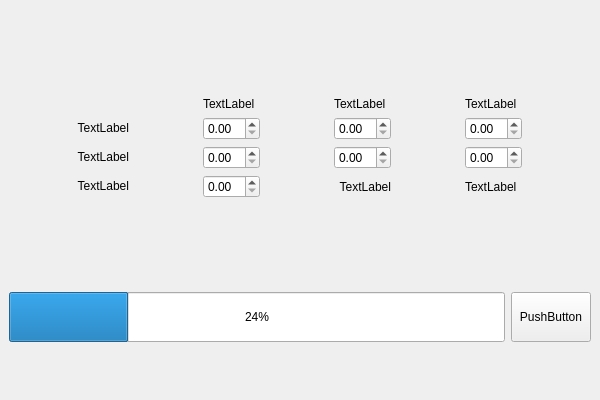
<?xml version="1.0" encoding="UTF-8"?>
<ui version="4.0">
 <class>MainWindow</class>
 <widget class="QMainWindow" name="MainWindow">
  <property name="geometry">
   <rect>
    <x>0</x>
    <y>0</y>
    <width>600</width>
    <height>400</height>
   </rect>
  </property>
  <property name="sizePolicy">
   <sizepolicy hsizetype="Fixed" vsizetype="Fixed">
    <horstretch>0</horstretch>
    <verstretch>0</verstretch>
   </sizepolicy>
  </property>
  <property name="minimumSize">
   <size>
    <width>600</width>
    <height>400</height>
   </size>
  </property>
  <property name="maximumSize">
   <size>
    <width>600</width>
    <height>400</height>
   </size>
  </property>
  <property name="windowTitle">
   <string>MainWindow</string>
  </property>
  <widget class="QWidget" name="centralwidget">
   <layout class="QVBoxLayout" name="verticalLayout">
    <item>
     <spacer name="verticalSpacer">
      <property name="orientation">
       <enum>Qt::Vertical</enum>
      </property>
      <property name="sizeType">
       <enum>QSizePolicy::Fixed</enum>
      </property>
      <property name="sizeHint" stdset="0">
       <size>
        <width>20</width>
        <height>40</height>
       </size>
      </property>
     </spacer>
    </item>
    <item>
     <layout class="QGridLayout" name="gridLayout_2">
      <item row="3" column="2">
       <widget class="QLabel" name="label_4">
        <property name="text">
         <string>TextLabel</string>
        </property>
        <property name="alignment">
         <set>Qt::AlignRight|Qt::AlignTrailing|Qt::AlignVCenter</set>
        </property>
       </widget>
      </item>
      <item row="0" column="1">
       <widget class="QLabel" name="label_6">
        <property name="sizePolicy">
         <sizepolicy hsizetype="Fixed" vsizetype="Fixed">
          <horstretch>0</horstretch>
          <verstretch>0</verstretch>
         </sizepolicy>
        </property>
        <property name="text">
         <string>TextLabel</string>
        </property>
       </widget>
      </item>
      <item row="1" column="1">
       <widget class="QDoubleSpinBox" name="doubleSpinBox_3"/>
      </item>
      <item row="2" column="0">
       <widget class="QLabel" name="label_2">
        <property name="sizePolicy">
         <sizepolicy hsizetype="Fixed" vsizetype="Fixed">
          <horstretch>0</horstretch>
          <verstretch>0</verstretch>
         </sizepolicy>
        </property>
        <property name="text">
         <string>TextLabel</string>
        </property>
        <property name="alignment">
         <set>Qt::AlignRight|Qt::AlignTrailing|Qt::AlignVCenter</set>
        </property>
       </widget>
      </item>
      <item row="3" column="3">
       <widget class="QLabel" name="label_5">
        <property name="text">
         <string>TextLabel</string>
        </property>
       </widget>
      </item>
      <item row="2" column="2">
       <widget class="QDoubleSpinBox" name="doubleSpinBox_5"/>
      </item>
      <item row="1" column="0">
       <widget class="QLabel" name="label">
        <property name="sizePolicy">
         <sizepolicy hsizetype="Fixed" vsizetype="Fixed">
          <horstretch>0</horstretch>
          <verstretch>0</verstretch>
         </sizepolicy>
        </property>
        <property name="layoutDirection">
         <enum>Qt::LeftToRight</enum>
        </property>
        <property name="styleSheet">
         <string notr="true">text-align: right;
</string>
        </property>
        <property name="text">
         <string>TextLabel</string>
        </property>
        <property name="alignment">
         <set>Qt::AlignRight|Qt::AlignTrailing|Qt::AlignVCenter</set>
        </property>
       </widget>
      </item>
      <item row="2" column="1">
       <widget class="QDoubleSpinBox" name="doubleSpinBox_6"/>
      </item>
      <item row="0" column="3">
       <widget class="QLabel" name="label_8">
        <property name="sizePolicy">
         <sizepolicy hsizetype="Fixed" vsizetype="Fixed">
          <horstretch>0</horstretch>
          <verstretch>0</verstretch>
         </sizepolicy>
        </property>
        <property name="text">
         <string>TextLabel</string>
        </property>
       </widget>
      </item>
      <item row="1" column="2">
       <widget class="QDoubleSpinBox" name="doubleSpinBox_2"/>
      </item>
      <item row="2" column="3">
       <widget class="QDoubleSpinBox" name="doubleSpinBox_4"/>
      </item>
      <item row="3" column="0">
       <widget class="QLabel" name="label_3">
        <property name="sizePolicy">
         <sizepolicy hsizetype="Fixed" vsizetype="Fixed">
          <horstretch>0</horstretch>
          <verstretch>0</verstretch>
         </sizepolicy>
        </property>
        <property name="text">
         <string>TextLabel</string>
        </property>
        <property name="alignment">
         <set>Qt::AlignRight|Qt::AlignTrailing|Qt::AlignVCenter</set>
        </property>
       </widget>
      </item>
      <item row="0" column="2">
       <widget class="QLabel" name="label_7">
        <property name="sizePolicy">
         <sizepolicy hsizetype="Fixed" vsizetype="Fixed">
          <horstretch>0</horstretch>
          <verstretch>0</verstretch>
         </sizepolicy>
        </property>
        <property name="text">
         <string>TextLabel</string>
        </property>
       </widget>
      </item>
      <item row="1" column="3">
       <widget class="QDoubleSpinBox" name="doubleSpinBox"/>
      </item>
      <item row="3" column="1">
       <widget class="QDoubleSpinBox" name="doubleSpinBox_7"/>
      </item>
     </layout>
    </item>
    <item>
     <spacer name="verticalSpacer_2">
      <property name="orientation">
       <enum>Qt::Vertical</enum>
      </property>
      <property name="sizeType">
       <enum>QSizePolicy::Fixed</enum>
      </property>
      <property name="sizeHint" stdset="0">
       <size>
        <width>20</width>
        <height>40</height>
       </size>
      </property>
     </spacer>
    </item>
    <item>
     <layout class="QHBoxLayout" name="horizontalLayout_3">
      <item>
       <widget class="QProgressBar" name="progressBar">
        <property name="sizePolicy">
         <sizepolicy hsizetype="Expanding" vsizetype="Fixed">
          <horstretch>0</horstretch>
          <verstretch>0</verstretch>
         </sizepolicy>
        </property>
        <property name="minimumSize">
         <size>
          <width>0</width>
          <height>50</height>
         </size>
        </property>
        <property name="value">
         <number>24</number>
        </property>
       </widget>
      </item>
      <item>
       <widget class="QPushButton" name="pushButton">
        <property name="minimumSize">
         <size>
          <width>0</width>
          <height>50</height>
         </size>
        </property>
        <property name="text">
         <string>PushButton</string>
        </property>
       </widget>
      </item>
     </layout>
    </item>
   </layout>
  </widget>
  <widget class="QMenuBar" name="menubar">
   <property name="geometry">
    <rect>
     <x>0</x>
     <y>0</y>
     <width>600</width>
     <height>22</height>
    </rect>
   </property>
  </widget>
 </widget>
 <resources/>
 <connections/>
</ui>
